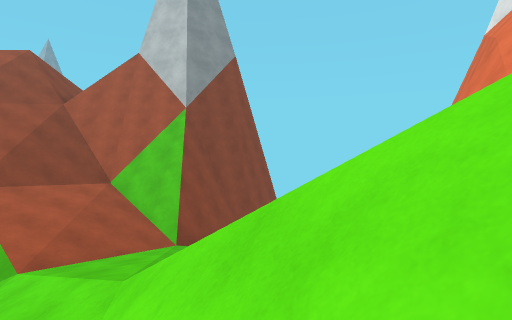
[1] (above)

22 first-person views from a walk through a Unity game level. The camera is 1.5 m above the floor, tilts 4° down and sees 85° across. The floor is counted in squares, 2 m on a side. Each view is taken from the middle of a square. On the plan, view 1 faces up. The plan holds only what a view shows up to about 10 squares ahead; the rest is blank. The place goes on beyond the plan. Some animated figures are left out. Surface patterns are stand-ins for the level's own textures.

[2]
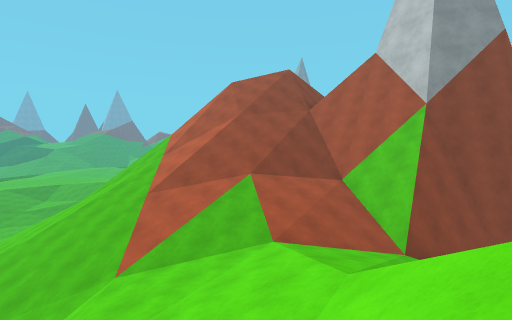

[3]
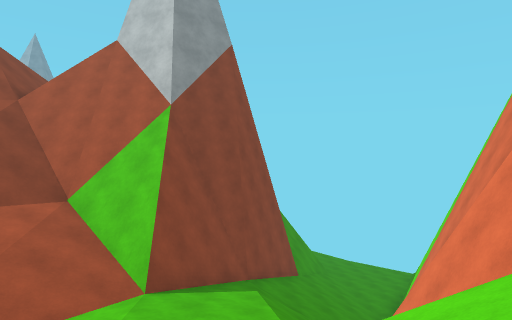

[4]
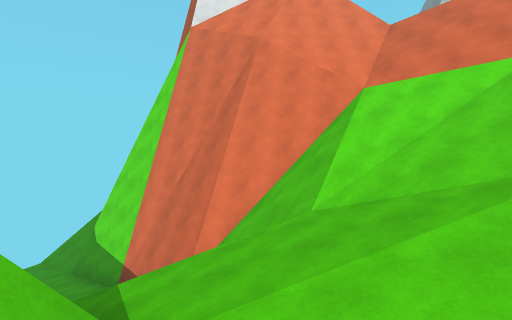

[5]
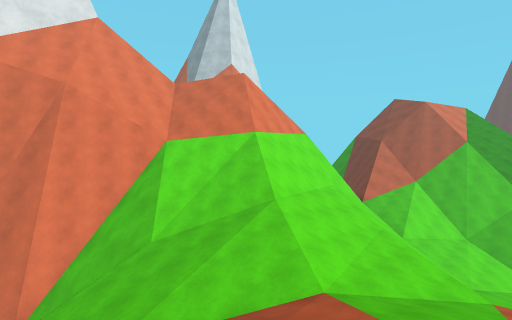

[6]
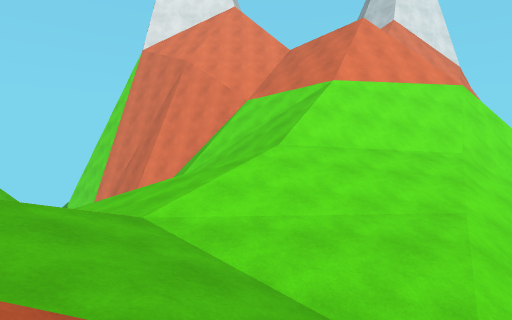

[7]
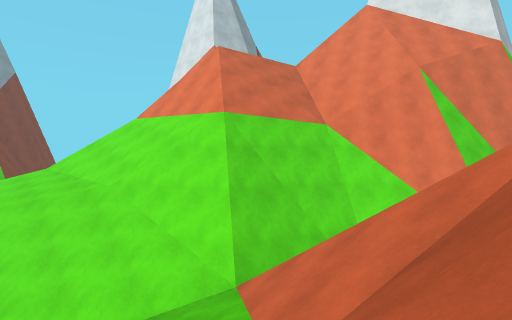

[8]
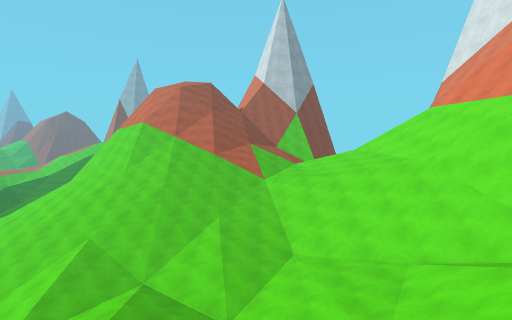

[9]
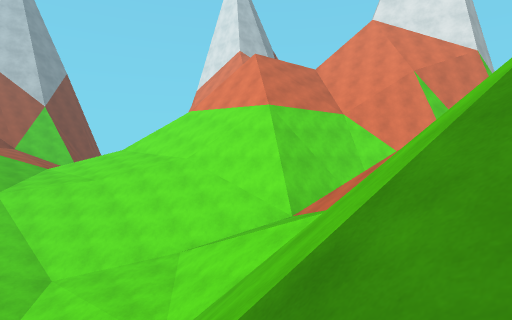

[10]
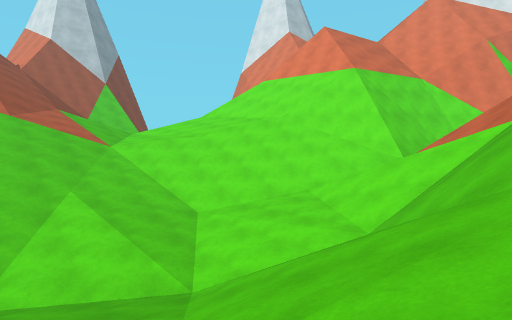

[11]
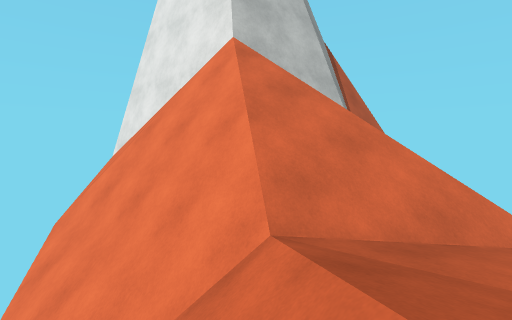

[12]
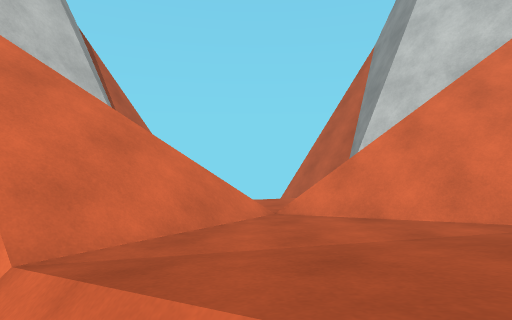

[13]
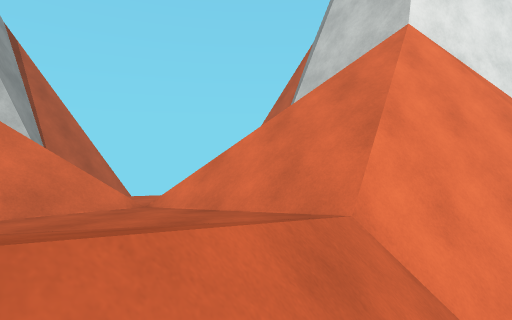

[14]
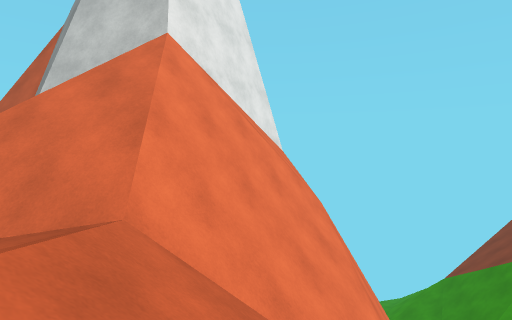

[15]
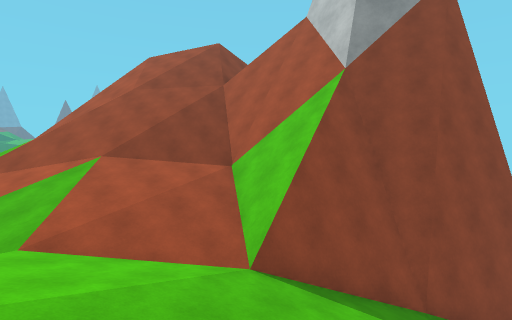

[16]
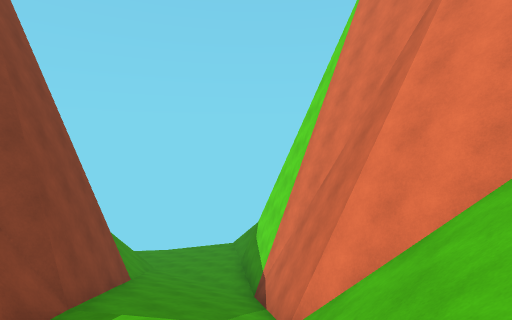

[17]
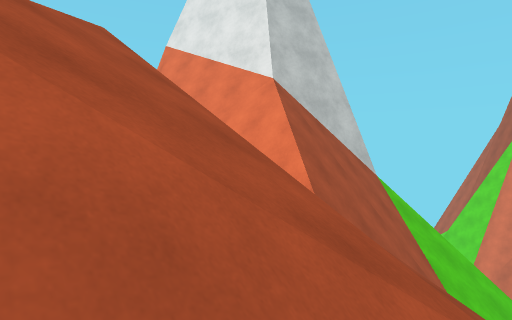

[18]
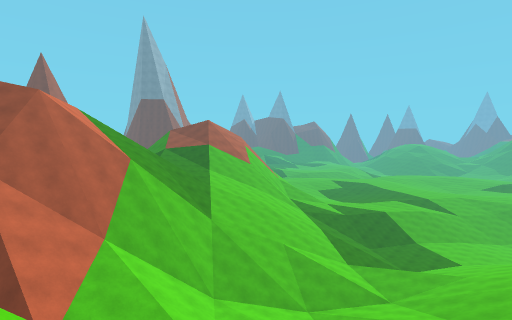

[19]
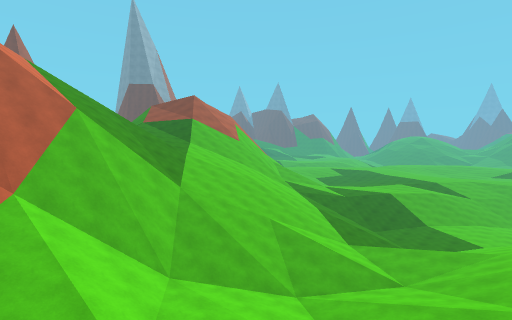

[20]
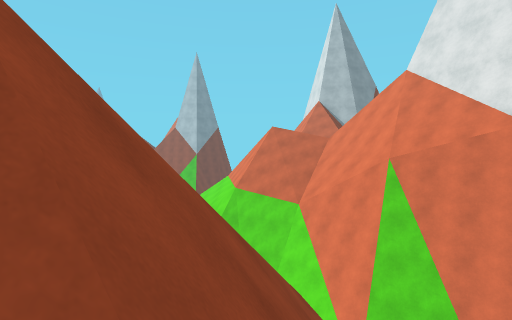

[21]
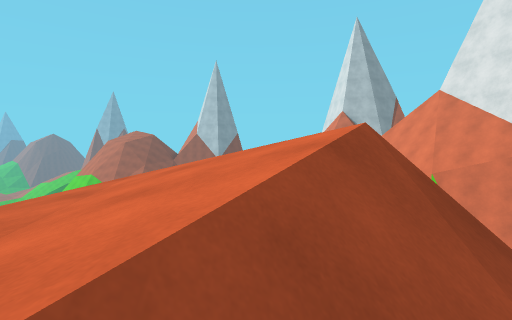

[22]
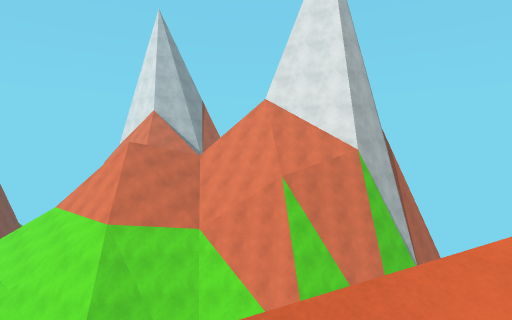

### Floor plan
Key: @ floor where view 1 was taken; # wall or solid block; . main floor; : floor 0.75 m higher than the main floor; + floor 1.5 m higher than the main floor; - floor 1.5 m lower than the main floor; _ floor 2.5 m lower than the main floor; * floor 4.75 m higher than the main floor; % floor 14.5 m higher than the main floor; & floor 15.25 m higher than the main floor; $ floor 16 m higher than the main floor; / step, stairs or slope; = window, fence, low wall or low ledge; v drop or lower ground.
Columns run from 12 left of view 1 to 13 right of it. Each row starts with its distance up from view 1.
 12   /vv#   #####//-_#
 11  $///#####v###///##
 10  /////###/v##///##
  9  //////=//v#////#
  8  /////////#////#####
  7  /////////=///=######
  6  /////////////=#v####
  5  /////////////=vv####   #
  4   //////*//////v//#v#####
  3  ///////*/////////#/vvvvv
  2 ///////**/////////#/v  vv
  1 ////////*/////////&// v
  0 ////////////@/#//$&%//%
 -1 //////////////## $&%/v% vv
 -2 /////++///////#v//&//v vv=
 -3 /..///::////###//////vv###
 -4 /..///.:+///##v////#####
 -5 /.///..:++//##vvv//####
 -6   /////:+////##vvv/####
 -7    //////////vvvvvv###
 -8     /////////v  vvvv##
 -9    //////////v   vvv #
-10       ////=##v
-11       ///==##/  vv
-12         //vv/   vv
-13          ////   vv
-14           /%&//vvv
-15            %&$/vvv
-16             &///
-17              /

Positions as (right, up) in squares from view 1, and headings:
1: (0, 0), facing up
2: (0, 0), facing up-left
3: (0, 2), facing up
4: (-4, 6), facing right
5: (-6, 8), facing down-right
6: (-7, 3), facing right
7: (-3, -10), facing up-right
8: (-6, -11), facing up
9: (-6, -11), facing up-right
10: (-9, -9), facing up-right
11: (4, 0), facing up-right
12: (4, 0), facing right
13: (4, -2), facing right
14: (4, -2), facing down-right
15: (1, 4), facing up-left
16: (-1, 5), facing up-right
17: (-11, 8), facing up-right
18: (1, 0), facing down-left
19: (-1, -1), facing down-left
20: (3, -16), facing up
21: (1, -17), facing up
22: (-1, -14), facing up-right
